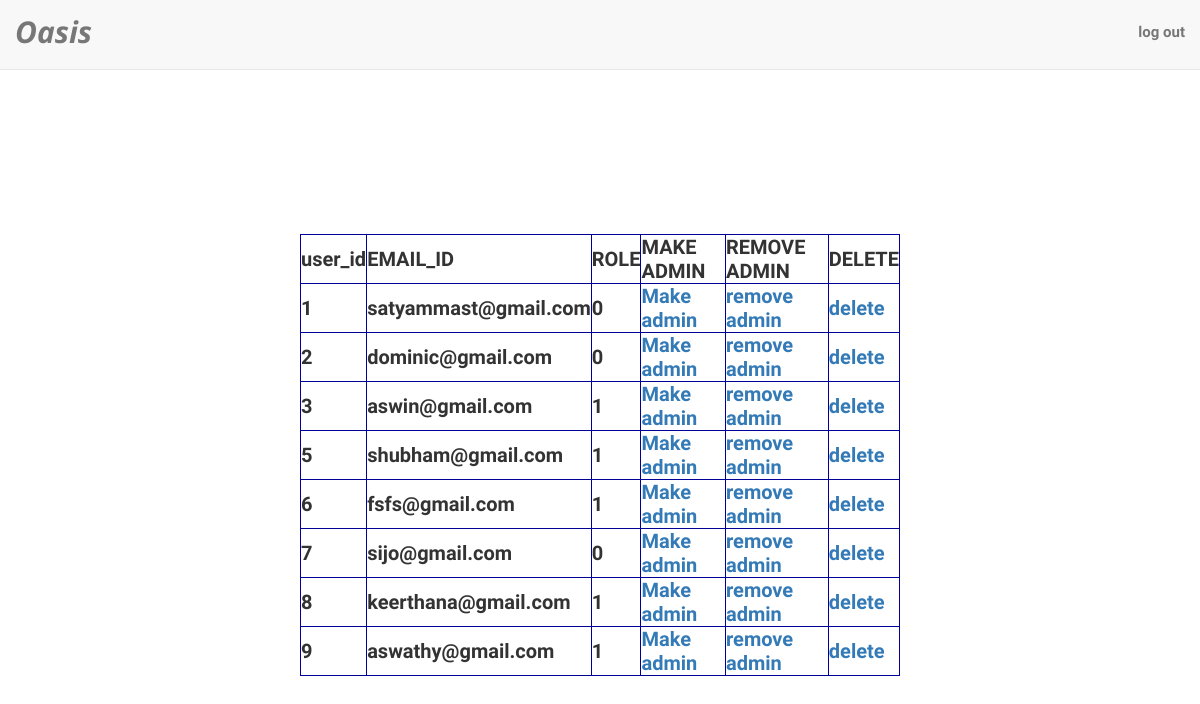
The page /users.php on the database its author committed.
### tables this page shows
CREATE TABLE `user_info` (
  `user_id` int(10) NOT NULL,
  `first_name` varchar(50) NOT NULL,
  `last_name` varchar(50) NOT NULL,
  `email` varchar(300) NOT NULL,
  `password` varchar(100) NOT NULL,
  `mobile` varchar(10) NOT NULL,
  `address1` varchar(300) NOT NULL,
  `address2` varchar(300) NOT NULL,
  `role` int(1) NOT NULL DEFAULT '0'
);

### users.php (the view, shortened to what this page needs)
<html>
<head>
	<link rel="stylesheet" type="text/css" href="assets/bootstrap-3.3.6-dist/css/bootstrap.css">
	<link rel="stylesheet" type="text/css" href="styles.css">
</head>
<body background="https://thumbs.dreamstime.com/z/handmade-pumpkin-autumn-leaves-background-cute-colorful-out-felt-light-brown-wooden-lots-copy-space-82543519.jpg">
<div class="navbar navbar-default navbar-fixed-top" id="topnav">
		<div class="container-fluid">
			<div class="navbar-header">
				<a href="dashboard.php" class="navbar-brand">Oasis</a>
			</div>
<ul class="nav navbar-nav navbar-right">
<li><a href="index.php">log out</a></li>
</ul>
		</div>
	</div>
<h2 align="center" style="font-size:30px;color:white;"><u>USERS</u></h2>
<?php
include("dbconnect.php");
$sql = "SELECT * FROM user_info";
$result = mysqli_query($conn, $sql);
if (mysqli_num_rows($result) > 0) {
		echo "<table border=1 bordercolor= '#000099' background-color:'#ffb3d9' style='font-size:20px' cellspacing='10' cellpadding='10' align='center' width='600px' height='400px'><tr><th>user_id</th><th>EMAIL_ID</th><th>ROLE</th><th>MAKE ADMIN</th><th>REMOVE ADMIN</th><th>DELETE</th></tr>   ";
	while($row = mysqli_fetch_assoc($result))
	{$xyz=$row[user_id];
	echo "<br>" ;
		echo "<tr><td>".$row[user_id]."</td>";
		echo "<td>".$row[email]."</td>";
		echo "<td>".$row[role]."</td>";
		echo "<td><a href='editusr.php?user_id=".$row[user_id]."'>Make admin</a></td>";
		echo "<td><a href='editusr2.php?user_id=".$row[user_id]."'>remove admin</a></td>";
		echo "<td><a href='deleteusr.php?user_id=".$row[user_id]."'>delete</a></td>";
	}echo "</table>";
}
?>
</body>
</html>

### styles.css (style rules this page uses)
.navbar-brand { font-family: Open Sans; font-size: 200%; font-style: italic; }
body { font-family: Abel; font-size: 150%; font-weight: bold; }
#topnav { height:70px; }
#topnav > * { position: relative; top:7px; }

### users.php (style rules this page uses)
tr,td,a { font-weight:bold;text-decoration:null; }

### rows shown on the page
user_info: user_id "1", email "satyammast@gmail.com", role "0"
user_info: user_id "2", email "dominic@gmail.com", role "0"
user_info: user_id "3", email "aswin@gmail.com", role "1"
user_info: user_id "5", email "shubham@gmail.com", role "1"
user_info: user_id "6", email "fsfs@gmail.com", role "1"
user_info: user_id "7", email "sijo@gmail.com", role "0"
user_info: user_id "8", email "keerthana@gmail.com", role "1"
user_info: user_id "9", email "aswathy@gmail.com", role "1"
